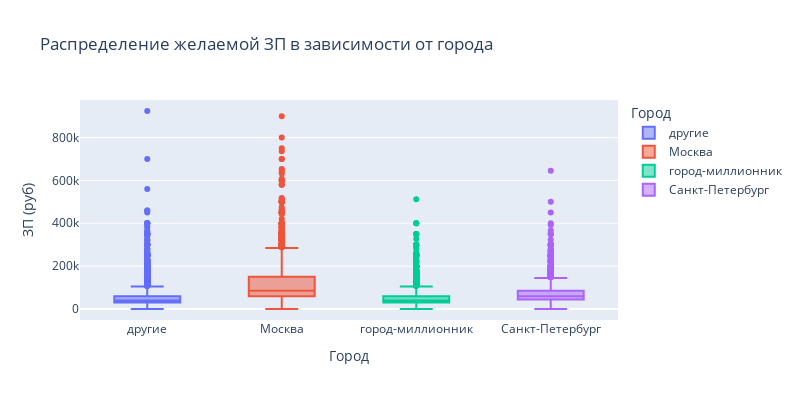

The cell this chart's notebook holds for it:
### Markdown cell above
5. Построем диаграмму, которая показывает распределение желаемой заработной платы (**"ЗП (руб)"**) в зависимости от города (**"Город"**), используя для диаграммы данные о резюме, где желая заработная плата меньше 1 млн рублей.

### Code cell
box_data = hh_df[hh_df['ЗП (руб)'] < 1e6]

fig = px.box(
    data_frame=box_data,
    x='Город', 
    y='ЗП (руб)',
    color='Город',
    orientation='v',
    height=400, 
    width=800,
    title='Распределение желаемой ЗП в зависимости от города' 
)
fig.show()

### Figure 1 — Plotly figure (JSON) as saved in the notebook; plotly's stock layout.template omitted (floating-point values rounded to 4 significant figures; data arrays with more than 128 entries replaced by an {"elided": "..."} marker saying what was removed)
{"data": [{"alignmentgroup": "True", "hovertemplate": "Город=%{x}<br>ЗП (руб)=%{y}<extra></extra>", "legendgroup": "другие", "marker": {"color": "#636efa"}, "name": "другие", "notched": false, "offsetgroup": "другие", "orientation": "v", "showlegend": true, "type": "box", "x": {"elided": "15852 str values"}, "x0": " ", "xaxis": "x", "y": {"elided": "15852 float values"}, "y0": " ", "yaxis": "y"}, {"alignmentgroup": "True", "hovertemplate": "Город=%{x}<br>ЗП (руб)=%{y}<extra></extra>", "legendgroup": "Москва", "marker": {"color": "#EF553B"}, "name": "Москва", "notched": false, "offsetgroup": "Москва", "orientation": "v", "showlegend": true, "type": "box", "x": {"elided": "16617 str values"}, "x0": " ", "xaxis": "x", "y": {"elided": "16617 float values"}, "y0": " ", "yaxis": "y"}, {"alignmentgroup": "True", "hovertemplate": "Город=%{x}<br>ЗП (руб)=%{y}<extra></extra>", "legendgroup": "город-миллионник", "marker": {"color": "#00cc96"}, "name": "город-миллионник", "notched": false, "offsetgroup": "город-миллионник", "orientation": "v", "showlegend": true, "type": "box", "x": {"elided": "7332 str values"}, "x0": " ", "xaxis": "x", "y": {"elided": "7332 float values"}, "y0": " ", "yaxis": "y"}, {"alignmentgroup": "True", "hovertemplate": "Город=%{x}<br>ЗП (руб)=%{y}<extra></extra>", "legendgroup": "Санкт-Петербург", "marker": {"color": "#ab63fa"}, "name": "Санкт-Петербург", "notched": false, "offsetgroup": "Санкт-Петербург", "orientation": "v", "showlegend": true, "type": "box", "x": {"elided": "4937 str values"}, "x0": " ", "xaxis": "x", "y": {"elided": "4937 float values"}, "y0": " ", "yaxis": "y"}], "layout": {"boxmode": "overlay", "height": 400, "legend": {"title": {"text": "Город"}, "tracegroupgap": 0}, "title": {"text": "Распределение желаемой ЗП в зависимости от города"}, "width": 800, "xaxis": {"anchor": "y", "categoryarray": ["другие", "Москва", "город-миллионник", "Санкт-Петербург"], "categoryorder": "array", "domain": [0, 1], "title": {"text": "Город"}}, "yaxis": {"anchor": "x", "domain": [0, 1], "title": {"text": "ЗП (руб)"}}}}
